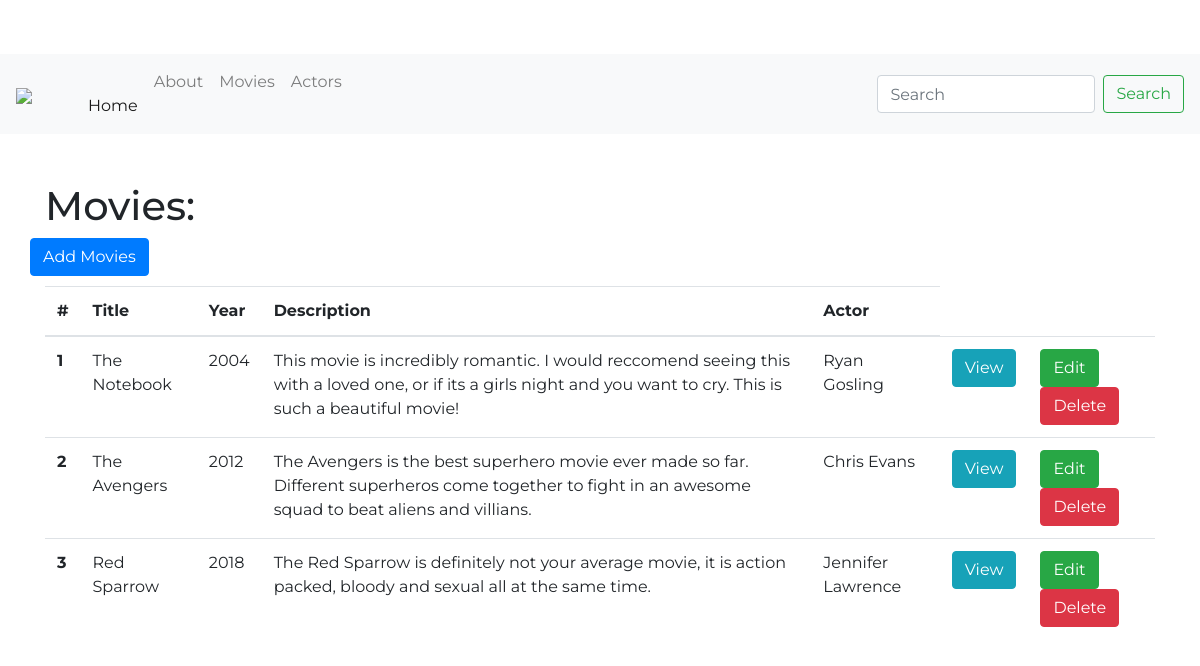
The app's page /movies with its own data.
### movie.py (models this page shows)
class Movie(db.Model):
    __tablename__= 'movies'
    id = db.Column(db.Integer, primary_key=True)
    title = db.Column(db.String(64))
    year = db.Column(db.Integer)
    description = db.Column(db.Text)
    actor_id = db.Column(db.Integer, db.ForeignKey('actors.id'))

class Actor(db.Model):
    __tablename__= 'actors'
    id = db.Column(db.Integer, primary_key=True)
    name = db.Column(db.String(64))
    age = db.Column(db.Integer)
    movies = db.relationship('Movie', backref='actor', cascade='delete')

### movie.py (the view)
@app.route('/movies')
def show_all_movies():
    movies = Movie.query.all()
    return render_template('movie-all.html', movies=movies)

### templates/movie-all.html (shortened to what this page needs)
{% extends "base.html" %}
{% block content %}
<div class="container">
  <h1 class="mt-5"> Movies:</h1>
  <div class="row bottom-margin">
    <a href="/movies/add" class="btn btn-primary" role="button" aria-disabled="true">Add Movies</a>
  </div>
  {% if movies %}
  <table class="table">
    <thead>
      <tr>
        <th>#</th>
        <th>Title</th>
        <th>Year</th>
        <th>Description</th>
        <th>Actor</th>
      </tr>
    </thead>
    <tbody>
      {% for movie in movies %}
      <tr>
        <th scope="row">{{movie.id}}</th>
        <td>{{movie.title}}</td>
        <td>{{movie.year}}</td>
        <td>{{movie.description}}</td>
        <td>{{movie.actor.name}}</td>
        <td>
          <button type="button" class="btn btn-info" data-toggle="modal" data-target="#{{movie.id}}">
                View
              </button>
        </td>
        <td>
          <a href="/movies/edit/{{movie.id}}" class="btn btn-success" role="button" aria-disabled="true">Edit</a>
          <a href="/movies/delete/{{movie.id}}" class="btn btn-danger" role="button" aria-disabled="true">Delete</a>
        </td>
      </tr>
      {% endfor%}
    </tbody>
  </table>
  {% else %}
  <h3>There are no movies in the database yet.</h3>
  {% endif %}
</div>
{% endblock%}

### static/css/main.css (style rules this page uses)
body { padding-top: 54px; font-family: 'Montserrat', sans-serif; }
.bottom-margin { margin-bottom: 10px; }

### records on screen
Movie: id "1", title "The Notebook", year "2004", description "This movie is incredibly romantic. I would reccomend seeing this with a loved one, or if its a girls night and you want to cry. This is such a beautiful movie!", actor.name "Ryan Gosling"
Movie: id "2", title "The Avengers", year "2012", description "The Avengers is the best superhero movie ever made so far. Different superheros come together to fight in an awesome squad to beat aliens and villians.", actor.name "Chris Evans"
Movie: id "3", title "Red Sparrow", year "2018", description "The Red Sparrow is definitely not your average movie, it is action packed, bloody and sexual all at the same time.", actor.name "Jennifer Lawrence"
